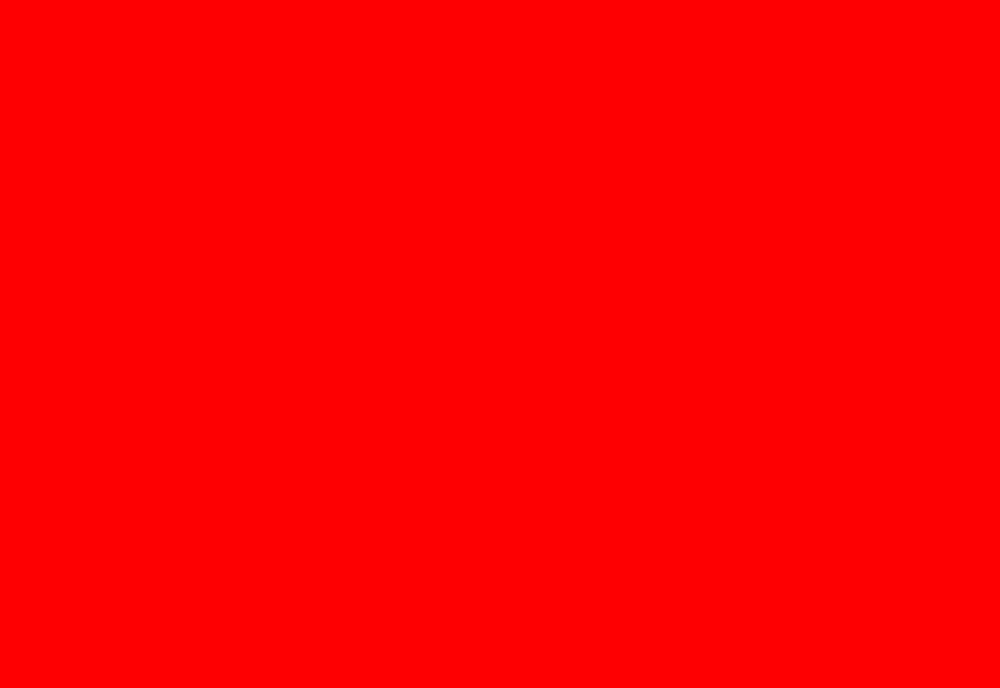
#> input picture red.png, 1000 x 688 px, shrunk from 3108 x 2138 before the run; the run also reads 1 picture not shown here
$ python Interlace.py
#> lines starting #> are read from the running program, lines starting #| are printed output that depends on the picture
import numpy as np
from PIL import Image

def interlace(intnum, lpi, dpi, im1, im2, im3=None, im4=None):
    if (im3 is None and intnum > 2) or (im4 is None and intnum > 3):
        raise Exception('Not enough images')

    images = [im1, im2, im3, im4]
    image = im1
    pitch = 1/lpi * dpi

    for i in range (1, intnum):
        mask_array = np.full((im1.size), 255, dtype='uint8').transpose()

        for j in range (im1.size[0]):
            print(str(j) + ', ' + str(pitch) + ', ' + str(j % pitch) + ', ' + str((pitch / intnum)*i))
            if j % pitch > (pitch / intnum) * i:
                mask_array[:, j] = 0
        mask = Image.fromarray(mask_array, mode='L')
        image = Image.composite(image, images[i], mask)
        #mask.show()

    return image

im1 = Image.open('red.png')
#> im1 is the input picture: PIL image 1000x688 RGBA; mean R, G, B, A 255, 0, 0, 255
im2 = Image.open('green.png')
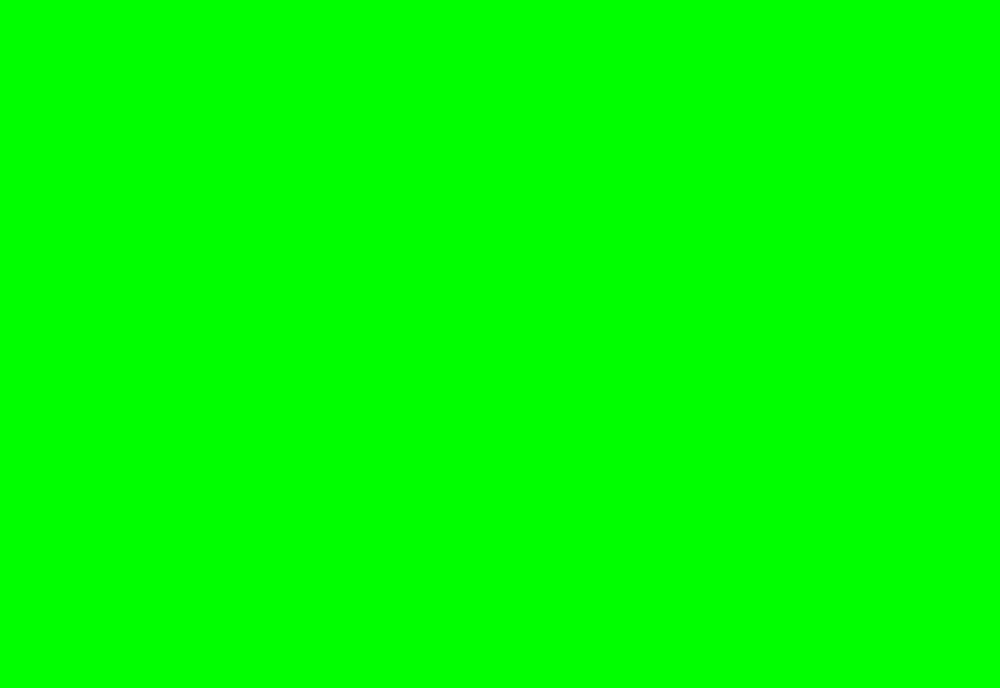
#> input picture green.png, 1000 x 688 px, shrunk from 3108 x 2138 before the run
#> im2 is the input picture: PIL image 1000x688 RGBA; mean R, G, B, A 0, 255, 0, 255
im3 = Image.open('blue.png')
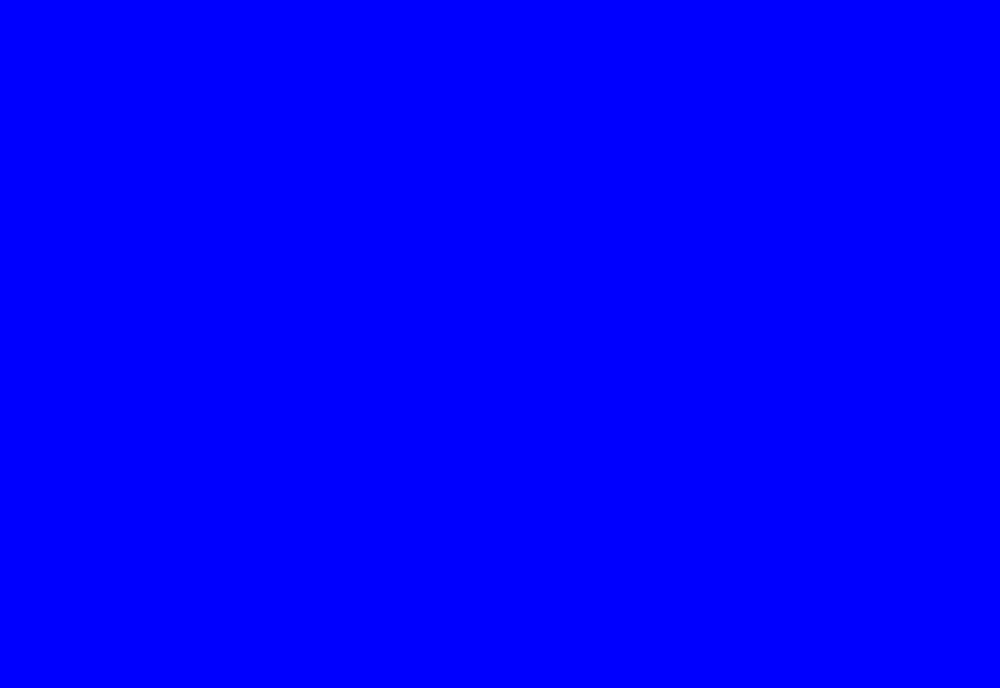
#> input picture blue.png, 1000 x 688 px, shrunk from 3108 x 2138 before the run
#> im3 is the input picture: PIL image 1000x688 RGBA; mean R, G, B, A 0, 0, 255, 255
im4 = Image.open('white.png')

dpi = 200
interlace(4, 50.17, dpi, im1, im2, im3=im3, im4=im4).save('solidTest4.png', dpi=(dpi, dpi))
#> the loop in interlace, `for i in range (1, intnum):` made 3 passes
#> pass 1, in interlace, `mask = Image.fromarray(mask_array, mode='L')`:
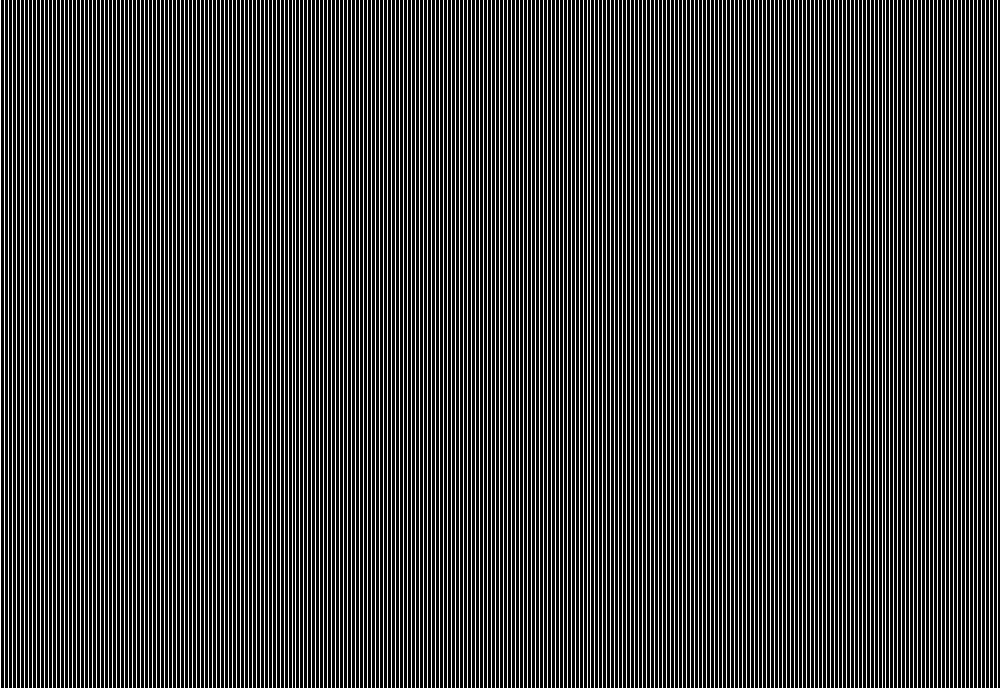
#> mask: PIL image 1000x688 L; 25.1% white in thin lines or dots
#> pass 1, in interlace, `image = Image.composite(image, images[i], mask)`:
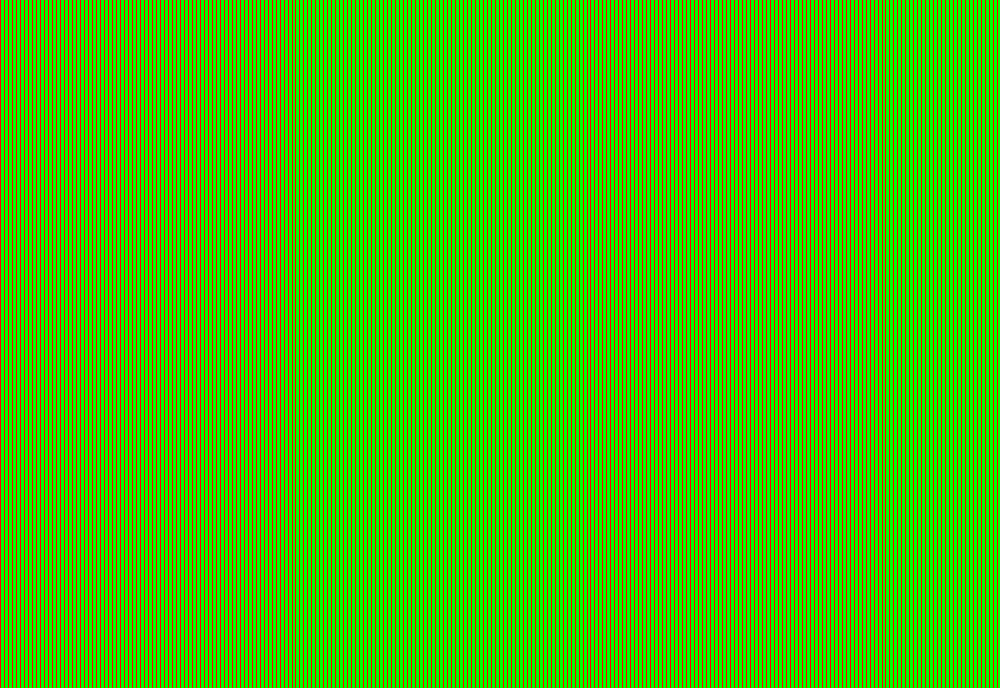
#> image: PIL image 1000x688 RGBA; mean R, G, B, A 64, 191, 0, 255
#> after the loop in interlace, `for i in range (1, intnum):`:
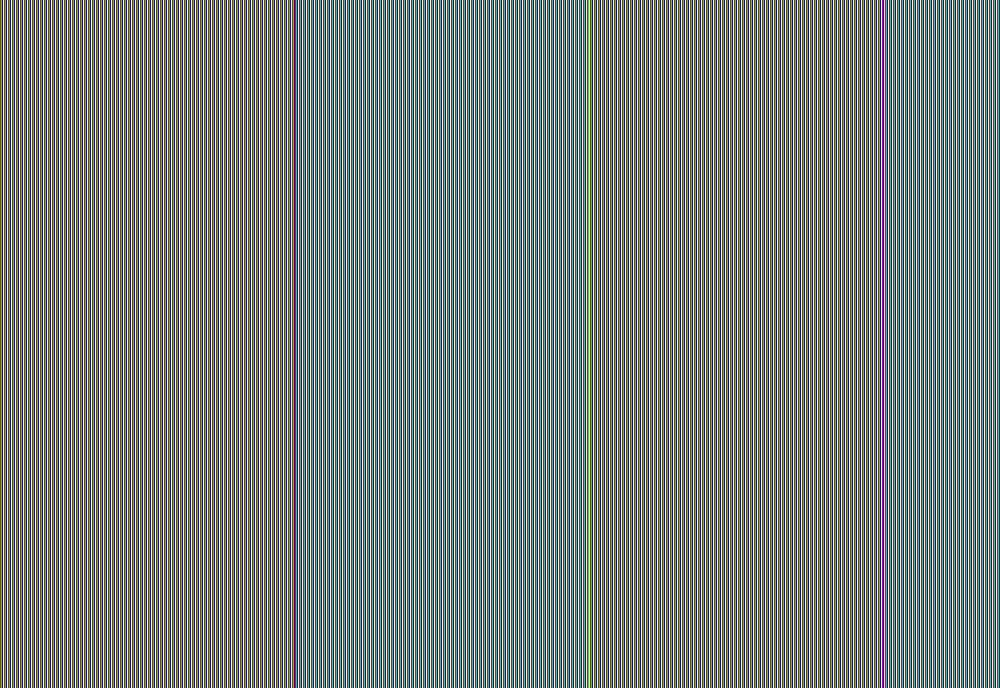
#> image: PIL image 1000x688 RGBA; mean R, G, B, A 127.5, 127.2, 127.2, 255
#> after the loop in interlace, `for i in range (1, intnum):`:
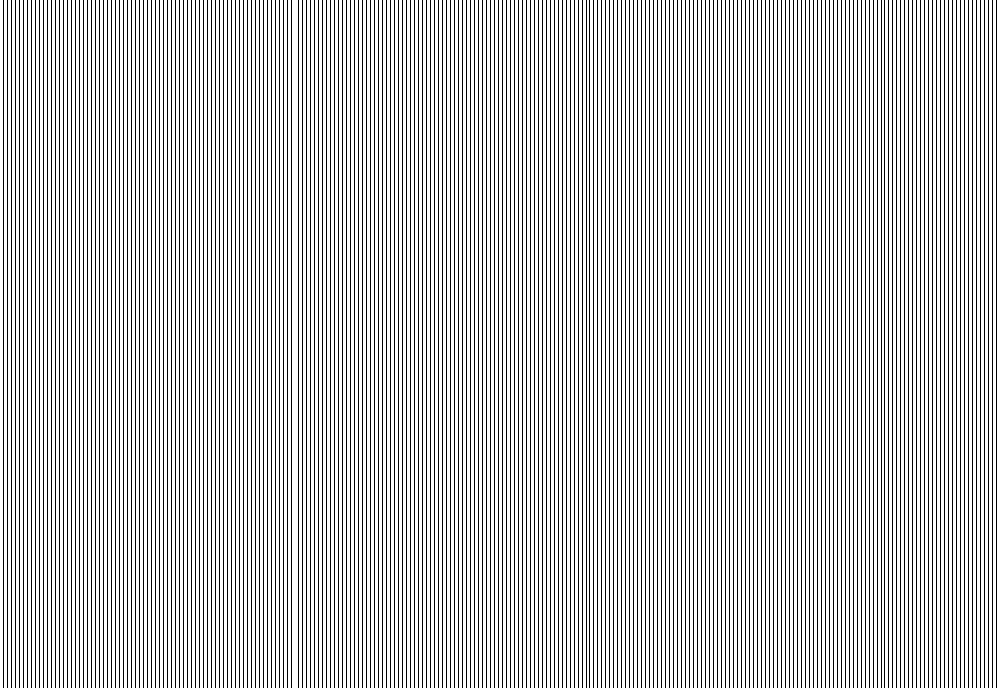
#> mask_array: shape (688, 1000); 75.1% white; black in thin lines or dots
